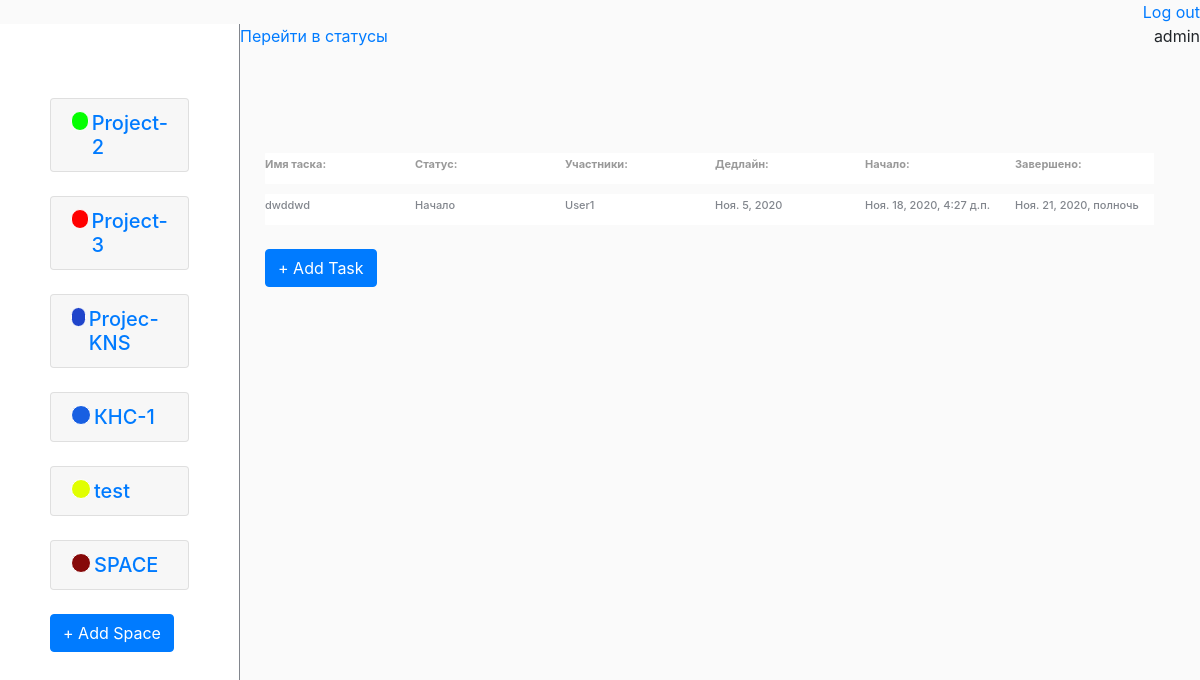
The page /task/2/ (signed in) on the database its author committed.
### main/models.py (models this page shows, shortened)
class Space(models.Model):
    name = models.CharField('Название',max_length=100)
    photo = models.ImageField(upload_to='images/', blank=True)
    assign = models.ManyToManyField(User)
    status = models.ForeignKey(Status, on_delete=models.CASCADE)
    add_date = models.DateField(auto_now_add=True)
    upd_date = models.DateField(auto_now_add=False, auto_now=True)
    created_by = models.CharField(max_length=150)
    color = ColorField(default='#FF0000')
    def __str__(self):
        return (self.name)

class Task(models.Model):
    lists = models.ForeignKey(List, on_delete=models.CASCADE, related_name='third')
    task_name = models.CharField(max_length=80)
    assign = models.ManyToManyField(User)
    dead_line = models.DateField()
    attachments = models.FileField(upload_to='files/',blank=True)
    status = models.ForeignKey(Status, on_delete=models.CASCADE)
    description = models.TextField(blank=True, null = True)
    start_date = models.DateTimeField(auto_now_add=True, blank=True)
    change_date = models.DateTimeField(blank=True, null = True)
    end_date = models.DateTimeField(blank=True, null = True)
    created_by = models.CharField(max_length=150, null = True)

class Status(models.Model):
    name_status = models.CharField(max_length=100)
    def __str__(self):
        return(self.name_status)

### main/views.py (the view)
# urls.py: path('task/<int:list_id>/', views.task, name = 'task_url'),
def task(request, list_id):
	space = Space.objects.filter(assign=request.user.id)
	lists = get_object_or_404(List, id=list_id)
	form_list = ListForm()
	form_space = SpaceForm()
	status = Status.objects.all()
	if request.method == "POST":
		task_form = TaskForm(request.POST or None)
		if task_form.is_valid():
			task = task_form.save()
			task.save()
			return redirect(reverse('task_url', args = (lists.id,)))
	else:
		task_form = TaskForm(initial = {'lists': lists})
	return render(request, 'main/task.html', context = {'status':status,'lists':lists, 'space':space, 'form_list': form_list, 'form_space': form_space, 'task_form': task_form})

### main/models.py (called while the page is built)
    def __str__(self):
        return (self.name_list)

### templates/main/task.html (shortened to what this page needs)
{% extends 'main/index.html' %}
{% load static %}
{% load crispy_forms_tags %}
{% block main %}
<a href="{% url 'status_url' 1 %}">Перейти в статусы</a>
{% if user.is_authenticated %}
<div class="all">
    <div class="ri">
        <div class="name">
            <h6 class='textf'>Имя таска: </h6>
            <h6 class='textf'>Статус: </h6>
            <h6 class='textf'>Участники:</h6>
            <h6 class='textf'>Дедлайн: </h6>
            <h6 class='textf'>Начало:</h6>
            <h6 class='textf'>Завершено: </h6>
        </div>
        {% for x in lists.third.all %}
        <div class="borders">
            <div class="task">
                <h6>{{x.task_name}}</h6>
            </div>
            <div class="status">
                <h6>{{x.status}}</h6>
            </div>
            <div class="assign">
                {%for user in x.assign.all%}
                <h6>{{user.username}}</h6>
                {%endfor%}</div>
            <div class="deadline">
                <h6>{{x.dead_line}}</h6>
            </div>
            <div class="start">
                <h6>{{x.start_date}}</h6>
            </div>
            <div class="end">
                <h6>{{x.end_date}}</h6>
            </div>
        </div>
        {% endfor %}<br>
<button type="button" class="btn btn-primary mb-2" data-toggle="modal" data-target="#TaskModal">
 + Add Task
</button>
    </div>
</div>
{% else %}
    <a href="{% url 'accounts:login' %}" class="reg">Войти</a>
{% endif %}
{%endblock%}

### templates/main/index.html (shortened to what this page needs)
{% extends 'base.html' %}
{% load static %}
{% load crispy_forms_tags %}
{% block content %}
{% if user.is_authenticated %}
<div class="left">
<br> {% for i in space %}
<div class="accordion md-accordion" id="accordionEx" role="tablist" aria-multiselectable="true">
  <div class="card">
    <div class="card-header" role="tab" id="{{i.name}}">
      <a  data-toggle="collapse" data-parent="#accordionEx" href="#collapse{{i.name}}" aria-expanded="true"
        aria-controls="collapse{{i.name}}">
        <h5 class="mb-0" id="collapsediv">
          <div id="colorspace" style="background-color: {{i.color}}; "></div>{{i.name}}
        </h5>
      </a>
    </div>
  </div>
</div><br>
    {% endfor %}
<button type="button" class="btn btn-primary" data-toggle="modal" data-target="#SpaceModal">
  + Add Space
</button>
</div>
    {% block main %} {% endblock %}
{% else %}
    <a href="{% url 'accounts:login' %}" class="reg">Войти</a>
{% endif %}
{% endblock %}

### templates/base.html (shortened to what this page needs)
{% load static %}
<!doctype  html>
<html lang="en">
<head>
    <link rel="stylesheet" href="https://cdn.jsdelivr.net/npm/bootstrap@4.5.3/dist/css/bootstrap.min.css">
    <link rel="stylesheet" type="text/css" href="{% static 'main/css/style.css' %}">
        <link rel="stylesheet" href="http://code.jquery.com/ui/1.11.0/themes/smoothness/jquery-ui.css">
</head>
<body>
{% if user.is_authenticated %}
<a class="username" href="{% url 'accounts:logout' %}">Log out</a><br>
    <p class="username">{{user.username}}</p>
    {% else %}
    <a href="{% url 'accounts:login' %}" class="reg">Войти</a> {% endif %}
{% block content %} {% endblock %}
</body>
</html>

### main/static/main/css/style.css (style rules this page uses)
.left { min-height: 100vh; max-height: 100000px; width: 20%; background-color: white !important; border-right: 1px solid #82868D; float: left; padding: 50px; }
body { background-color: #FAFAFA; }
#colorspace { border: 1px solid white; border-radius: 25px; width: 20px; height: 20px; margin-right: 3px; }
#collapsediv { display: flex; }
.borders { margin-top: 10px; display: flex; width: 1520px; padding-top: 5px; padding-bottom: 5px; border-radius: 1px; background-color: white; }
.name { margin-top: 100px; width: 1520px; display: flex; padding-top: 5px; padding-bottom: 5px; border-radius: 1px; background-color: white; }
h6 { width: 150px; color: #82868D; font-size: 11px; }
h6.textf { width: 150px; color: #34343480; font-size: 11px; font-weight: bolder; }
.ri { margin-left: 20px; overflow: scroll; height: 100vh; padding: 5px; }
.all { display: flex; }
.username { float: right; }

### rows shown on the page
Space: name "Project-2"
Space: name "Project-3"
Space: name "Projec-KNS"
Space: name "КНС-1"
Space: name "test"
Space: name "SPACE"
Task: task_name "dwddwd", status "Начало", dead_line "Ноя. 5, 2020", start_date "Ноя. 18, 2020, 4:27 д.п.", end_date "Ноя. 21, 2020, полночь"

### other values the page prints
{{ user.username }} "admin"
{{ user.username }} "User1"
